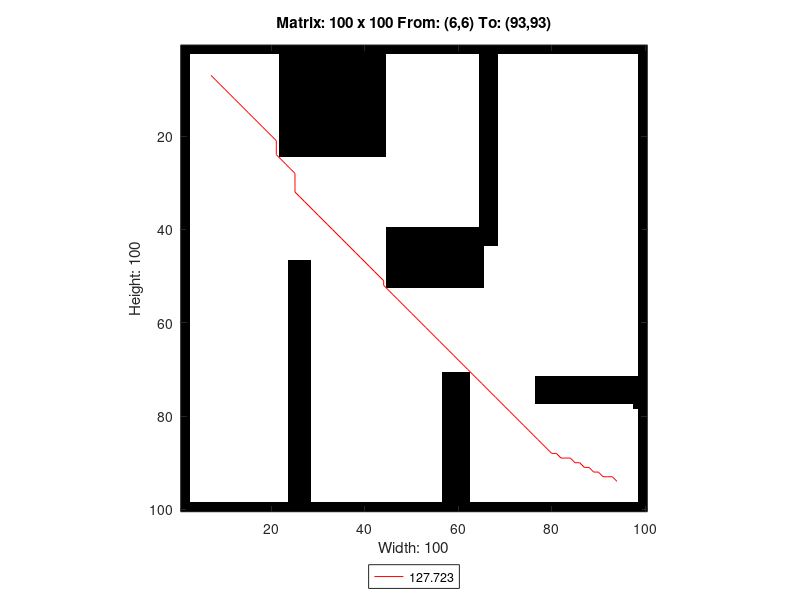

Write MATLAB code to recreate this figure.
A=[0 0 0 0 0 0 0 0 0 0 0 0 0 0 0 0 0 0 0 0 0 0 0 0 0 0 0 0 0 0 0 0 0 0 0 0 0 0 0 0 0 0 0 0 0 0 0 0 0 0 0 0 0 0 0 0 0 0 0 0 0 0 0 0 0 0 0 0 0 0 0 0 0 0 0 0 0 0 0 0 0 0 0 0 0 0 0 0 0 0 0 0 0 0 0 0 0 0 0 0 ;
0 0 0 0 0 0 0 0 0 0 0 0 0 0 0 0 0 0 0 0 0 0 0 0 0 0 0 0 0 0 0 0 0 0 0 0 0 0 0 0 0 0 0 0 0 0 0 0 0 0 0 0 0 0 0 0 0 0 0 0 0 0 0 0 0 0 0 0 0 0 0 0 0 0 0 0 0 0 0 0 0 0 0 0 0 0 0 0 0 0 0 0 0 0 0 0 0 0 0 0 ;
0 0 1 1 1 1 1 1 1 1 1 1 1 1 1 1 1 1 1 1 1 0 0 0 0 0 0 0 0 0 0 0 0 0 0 0 0 0 0 0 0 0 0 0 1 1 1 1 1 1 1 1 1 1 1 1 1 1 1 1 1 1 1 1 0 0 0 0 1 1 1 1 1 1 1 1 1 1 1 1 1 1 1 1 1 1 1 1 1 1 1 1 1 1 1 1 1 1 0 0 ;
0 0 1 1 1 1 1 1 1 1 1 1 1 1 1 1 1 1 1 1 1 0 0 0 0 0 0 0 0 0 0 0 0 0 0 0 0 0 0 0 0 0 0 0 1 1 1 1 1 1 1 1 1 1 1 1 1 1 1 1 1 1 1 1 0 0 0 0 1 1 1 1 1 1 1 1 1 1 1 1 1 1 1 1 1 1 1 1 1 1 1 1 1 1 1 1 1 1 0 0 ;
0 0 1 1 1 1 1 1 1 1 1 1 1 1 1 1 1 1 1 1 1 0 0 0 0 0 0 0 0 0 0 0 0 0 0 0 0 0 0 0 0 0 0 0 1 1 1 1 1 1 1 1 1 1 1 1 1 1 1 1 1 1 1 1 0 0 0 0 1 1 1 1 1 1 1 1 1 1 1 1 1 1 1 1 1 1 1 1 1 1 1 1 1 1 1 1 1 1 0 0 ;
0 0 1 1 1 1 1 1 1 1 1 1 1 1 1 1 1 1 1 1 1 0 0 0 0 0 0 0 0 0 0 0 0 0 0 0 0 0 0 0 0 0 0 0 1 1 1 1 1 1 1 1 1 1 1 1 1 1 1 1 1 1 1 1 0 0 0 0 1 1 1 1 1 1 1 1 1 1 1 1 1 1 1 1 1 1 1 1 1 1 1 1 1 1 1 1 1 1 0 0 ;
0 0 1 1 1 1 1 1 1 1 1 1 1 1 1 1 1 1 1 1 1 0 0 0 0 0 0 0 0 0 0 0 0 0 0 0 0 0 0 0 0 0 0 0 1 1 1 1 1 1 1 1 1 1 1 1 1 1 1 1 1 1 1 1 0 0 0 0 1 1 1 1 1 1 1 1 1 1 1 1 1 1 1 1 1 1 1 1 1 1 1 1 1 1 1 1 1 1 0 0 ;
0 0 1 1 1 1 1 1 1 1 1 1 1 1 1 1 1 1 1 1 1 0 0 0 0 0 0 0 0 0 0 0 0 0 0 0 0 0 0 0 0 0 0 0 1 1 1 1 1 1 1 1 1 1 1 1 1 1 1 1 1 1 1 1 0 0 0 0 1 1 1 1 1 1 1 1 1 1 1 1 1 1 1 1 1 1 1 1 1 1 1 1 1 1 1 1 1 1 0 0 ;
0 0 1 1 1 1 1 1 1 1 1 1 1 1 1 1 1 1 1 1 1 0 0 0 0 0 0 0 0 0 0 0 0 0 0 0 0 0 0 0 0 0 0 0 1 1 1 1 1 1 1 1 1 1 1 1 1 1 1 1 1 1 1 1 0 0 0 0 1 1 1 1 1 1 1 1 1 1 1 1 1 1 1 1 1 1 1 1 1 1 1 1 1 1 1 1 1 1 0 0 ;
0 0 1 1 1 1 1 1 1 1 1 1 1 1 1 1 1 1 1 1 1 0 0 0 0 0 0 0 0 0 0 0 0 0 0 0 0 0 0 0 0 0 0 0 1 1 1 1 1 1 1 1 1 1 1 1 1 1 1 1 1 1 1 1 0 0 0 0 1 1 1 1 1 1 1 1 1 1 1 1 1 1 1 1 1 1 1 1 1 1 1 1 1 1 1 1 1 1 0 0 ;
0 0 1 1 1 1 1 1 1 1 1 1 1 1 1 1 1 1 1 1 1 0 0 0 0 0 0 0 0 0 0 0 0 0 0 0 0 0 0 0 0 0 0 0 1 1 1 1 1 1 1 1 1 1 1 1 1 1 1 1 1 1 1 1 0 0 0 0 1 1 1 1 1 1 1 1 1 1 1 1 1 1 1 1 1 1 1 1 1 1 1 1 1 1 1 1 1 1 0 0 ;
0 0 1 1 1 1 1 1 1 1 1 1 1 1 1 1 1 1 1 1 1 0 0 0 0 0 0 0 0 0 0 0 0 0 0 0 0 0 0 0 0 0 0 0 1 1 1 1 1 1 1 1 1 1 1 1 1 1 1 1 1 1 1 1 0 0 0 0 1 1 1 1 1 1 1 1 1 1 1 1 1 1 1 1 1 1 1 1 1 1 1 1 1 1 1 1 1 1 0 0 ;
0 0 1 1 1 1 1 1 1 1 1 1 1 1 1 1 1 1 1 1 1 0 0 0 0 0 0 0 0 0 0 0 0 0 0 0 0 0 0 0 0 0 0 0 1 1 1 1 1 1 1 1 1 1 1 1 1 1 1 1 1 1 1 1 0 0 0 0 1 1 1 1 1 1 1 1 1 1 1 1 1 1 1 1 1 1 1 1 1 1 1 1 1 1 1 1 1 1 0 0 ;
0 0 1 1 1 1 1 1 1 1 1 1 1 1 1 1 1 1 1 1 1 0 0 0 0 0 0 0 0 0 0 0 0 0 0 0 0 0 0 0 0 0 0 0 1 1 1 1 1 1 1 1 1 1 1 1 1 1 1 1 1 1 1 1 0 0 0 0 1 1 1 1 1 1 1 1 1 1 1 1 1 1 1 1 1 1 1 1 1 1 1 1 1 1 1 1 1 1 0 0 ;
0 0 1 1 1 1 1 1 1 1 1 1 1 1 1 1 1 1 1 1 1 0 0 0 0 0 0 0 0 0 0 0 0 0 0 0 0 0 0 0 0 0 0 0 1 1 1 1 1 1 1 1 1 1 1 1 1 1 1 1 1 1 1 1 0 0 0 0 1 1 1 1 1 1 1 1 1 1 1 1 1 1 1 1 1 1 1 1 1 1 1 1 1 1 1 1 1 1 0 0 ;
0 0 1 1 1 1 1 1 1 1 1 1 1 1 1 1 1 1 1 1 1 0 0 0 0 0 0 0 0 0 0 0 0 0 0 0 0 0 0 0 0 0 0 0 1 1 1 1 1 1 1 1 1 1 1 1 1 1 1 1 1 1 1 1 0 0 0 0 1 1 1 1 1 1 1 1 1 1 1 1 1 1 1 1 1 1 1 1 1 1 1 1 1 1 1 1 1 1 0 0 ;
0 0 1 1 1 1 1 1 1 1 1 1 1 1 1 1 1 1 1 1 1 0 0 0 0 0 0 0 0 0 0 0 0 0 0 0 0 0 0 0 0 0 0 0 1 1 1 1 1 1 1 1 1 1 1 1 1 1 1 1 1 1 1 1 0 0 0 0 1 1 1 1 1 1 1 1 1 1 1 1 1 1 1 1 1 1 1 1 1 1 1 1 1 1 1 1 1 1 0 0 ;
0 0 1 1 1 1 1 1 1 1 1 1 1 1 1 1 1 1 1 1 1 0 0 0 0 0 0 0 0 0 0 0 0 0 0 0 0 0 0 0 0 0 0 0 1 1 1 1 1 1 1 1 1 1 1 1 1 1 1 1 1 1 1 1 0 0 0 0 1 1 1 1 1 1 1 1 1 1 1 1 1 1 1 1 1 1 1 1 1 1 1 1 1 1 1 1 1 1 0 0 ;
0 0 1 1 1 1 1 1 1 1 1 1 1 1 1 1 1 1 1 1 1 0 0 0 0 0 0 0 0 0 0 0 0 0 0 0 0 0 0 0 0 0 0 0 1 1 1 1 1 1 1 1 1 1 1 1 1 1 1 1 1 1 1 1 0 0 0 0 1 1 1 1 1 1 1 1 1 1 1 1 1 1 1 1 1 1 1 1 1 1 1 1 1 1 1 1 1 1 0 0 ;
0 0 1 1 1 1 1 1 1 1 1 1 1 1 1 1 1 1 1 1 1 0 0 0 0 0 0 0 0 0 0 0 0 0 0 0 0 0 0 0 0 0 0 0 1 1 1 1 1 1 1 1 1 1 1 1 1 1 1 1 1 1 1 1 0 0 0 0 1 1 1 1 1 1 1 1 1 1 1 1 1 1 1 1 1 1 1 1 1 1 1 1 1 1 1 1 1 1 0 0 ;
0 0 1 1 1 1 1 1 1 1 1 1 1 1 1 1 1 1 1 1 1 0 0 0 0 0 0 0 0 0 0 0 0 0 0 0 0 0 0 0 0 0 0 0 1 1 1 1 1 1 1 1 1 1 1 1 1 1 1 1 1 1 1 1 0 0 0 0 1 1 1 1 1 1 1 1 1 1 1 1 1 1 1 1 1 1 1 1 1 1 1 1 1 1 1 1 1 1 0 0 ;
0 0 1 1 1 1 1 1 1 1 1 1 1 1 1 1 1 1 1 1 1 0 0 0 0 0 0 0 0 0 0 0 0 0 0 0 0 0 0 0 0 0 0 0 1 1 1 1 1 1 1 1 1 1 1 1 1 1 1 1 1 1 1 1 0 0 0 0 1 1 1 1 1 1 1 1 1 1 1 1 1 1 1 1 1 1 1 1 1 1 1 1 1 1 1 1 1 1 0 0 ;
0 0 1 1 1 1 1 1 1 1 1 1 1 1 1 1 1 1 1 1 1 0 0 0 0 0 0 0 0 0 0 0 0 0 0 0 0 0 0 0 0 0 0 0 1 1 1 1 1 1 1 1 1 1 1 1 1 1 1 1 1 1 1 1 0 0 0 0 1 1 1 1 1 1 1 1 1 1 1 1 1 1 1 1 1 1 1 1 1 1 1 1 1 1 1 1 1 1 0 0 ;
0 0 1 1 1 1 1 1 1 1 1 1 1 1 1 1 1 1 1 1 1 0 0 0 0 0 0 0 0 0 0 0 0 0 0 0 0 0 0 0 0 0 0 0 1 1 1 1 1 1 1 1 1 1 1 1 1 1 1 1 1 1 1 1 0 0 0 0 1 1 1 1 1 1 1 1 1 1 1 1 1 1 1 1 1 1 1 1 1 1 1 1 1 1 1 1 1 1 0 0 ;
0 0 1 1 1 1 1 1 1 1 1 1 1 1 1 1 1 1 1 1 1 1 1 1 1 1 1 1 1 1 1 1 1 1 1 1 1 1 1 1 1 1 1 1 1 1 1 1 1 1 1 1 1 1 1 1 1 1 1 1 1 1 1 1 0 0 0 0 1 1 1 1 1 1 1 1 1 1 1 1 1 1 1 1 1 1 1 1 1 1 1 1 1 1 1 1 1 1 0 0 ;
0 0 1 1 1 1 1 1 1 1 1 1 1 1 1 1 1 1 1 1 1 1 1 1 1 1 1 1 1 1 1 1 1 1 1 1 1 1 1 1 1 1 1 1 1 1 1 1 1 1 1 1 1 1 1 1 1 1 1 1 1 1 1 1 0 0 0 0 1 1 1 1 1 1 1 1 1 1 1 1 1 1 1 1 1 1 1 1 1 1 1 1 1 1 1 1 1 1 0 0 ;
0 0 1 1 1 1 1 1 1 1 1 1 1 1 1 1 1 1 1 1 1 1 1 1 1 1 1 1 1 1 1 1 1 1 1 1 1 1 1 1 1 1 1 1 1 1 1 1 1 1 1 1 1 1 1 1 1 1 1 1 1 1 1 1 0 0 0 0 1 1 1 1 1 1 1 1 1 1 1 1 1 1 1 1 1 1 1 1 1 1 1 1 1 1 1 1 1 1 0 0 ;
0 0 1 1 1 1 1 1 1 1 1 1 1 1 1 1 1 1 1 1 1 1 1 1 1 1 1 1 1 1 1 1 1 1 1 1 1 1 1 1 1 1 1 1 1 1 1 1 1 1 1 1 1 1 1 1 1 1 1 1 1 1 1 1 0 0 0 0 1 1 1 1 1 1 1 1 1 1 1 1 1 1 1 1 1 1 1 1 1 1 1 1 1 1 1 1 1 1 0 0 ;
0 0 1 1 1 1 1 1 1 1 1 1 1 1 1 1 1 1 1 1 1 1 1 1 1 1 1 1 1 1 1 1 1 1 1 1 1 1 1 1 1 1 1 1 1 1 1 1 1 1 1 1 1 1 1 1 1 1 1 1 1 1 1 1 0 0 0 0 1 1 1 1 1 1 1 1 1 1 1 1 1 1 1 1 1 1 1 1 1 1 1 1 1 1 1 1 1 1 0 0 ;
0 0 1 1 1 1 1 1 1 1 1 1 1 1 1 1 1 1 1 1 1 1 1 1 1 1 1 1 1 1 1 1 1 1 1 1 1 1 1 1 1 1 1 1 1 1 1 1 1 1 1 1 1 1 1 1 1 1 1 1 1 1 1 1 0 0 0 0 1 1 1 1 1 1 1 1 1 1 1 1 1 1 1 1 1 1 1 1 1 1 1 1 1 1 1 1 1 1 0 0 ;
0 0 1 1 1 1 1 1 1 1 1 1 1 1 1 1 1 1 1 1 1 1 1 1 1 1 1 1 1 1 1 1 1 1 1 1 1 1 1 1 1 1 1 1 1 1 1 1 1 1 1 1 1 1 1 1 1 1 1 1 1 1 1 1 0 0 0 0 1 1 1 1 1 1 1 1 1 1 1 1 1 1 1 1 1 1 1 1 1 1 1 1 1 1 1 1 1 1 0 0 ;
0 0 1 1 1 1 1 1 1 1 1 1 1 1 1 1 1 1 1 1 1 1 1 1 1 1 1 1 1 1 1 1 1 1 1 1 1 1 1 1 1 1 1 1 1 1 1 1 1 1 1 1 1 1 1 1 1 1 1 1 1 1 1 1 0 0 0 0 1 1 1 1 1 1 1 1 1 1 1 1 1 1 1 1 1 1 1 1 1 1 1 1 1 1 1 1 1 1 0 0 ;
0 0 1 1 1 1 1 1 1 1 1 1 1 1 1 1 1 1 1 1 1 1 1 1 1 1 1 1 1 1 1 1 1 1 1 1 1 1 1 1 1 1 1 1 1 1 1 1 1 1 1 1 1 1 1 1 1 1 1 1 1 1 1 1 0 0 0 0 1 1 1 1 1 1 1 1 1 1 1 1 1 1 1 1 1 1 1 1 1 1 1 1 1 1 1 1 1 1 0 0 ;
0 0 1 1 1 1 1 1 1 1 1 1 1 1 1 1 1 1 1 1 1 1 1 1 1 1 1 1 1 1 1 1 1 1 1 1 1 1 1 1 1 1 1 1 1 1 1 1 1 1 1 1 1 1 1 1 1 1 1 1 1 1 1 1 0 0 0 0 1 1 1 1 1 1 1 1 1 1 1 1 1 1 1 1 1 1 1 1 1 1 1 1 1 1 1 1 1 1 0 0 ;
0 0 1 1 1 1 1 1 1 1 1 1 1 1 1 1 1 1 1 1 1 1 1 1 1 1 1 1 1 1 1 1 1 1 1 1 1 1 1 1 1 1 1 1 1 1 1 1 1 1 1 1 1 1 1 1 1 1 1 1 1 1 1 1 0 0 0 0 1 1 1 1 1 1 1 1 1 1 1 1 1 1 1 1 1 1 1 1 1 1 1 1 1 1 1 1 1 1 0 0 ;
0 0 1 1 1 1 1 1 1 1 1 1 1 1 1 1 1 1 1 1 1 1 1 1 1 1 1 1 1 1 1 1 1 1 1 1 1 1 1 1 1 1 1 1 1 1 1 1 1 1 1 1 1 1 1 1 1 1 1 1 1 1 1 1 0 0 0 0 1 1 1 1 1 1 1 1 1 1 1 1 1 1 1 1 1 1 1 1 1 1 1 1 1 1 1 1 1 1 0 0 ;
0 0 1 1 1 1 1 1 1 1 1 1 1 1 1 1 1 1 1 1 1 1 1 1 1 1 1 1 1 1 1 1 1 1 1 1 1 1 1 1 1 1 1 1 1 1 1 1 1 1 1 1 1 1 1 1 1 1 1 1 1 1 1 1 0 0 0 0 1 1 1 1 1 1 1 1 1 1 1 1 1 1 1 1 1 1 1 1 1 1 1 1 1 1 1 1 1 1 0 0 ;
0 0 1 1 1 1 1 1 1 1 1 1 1 1 1 1 1 1 1 1 1 1 1 1 1 1 1 1 1 1 1 1 1 1 1 1 1 1 1 1 1 1 1 1 1 1 1 1 1 1 1 1 1 1 1 1 1 1 1 1 1 1 1 1 0 0 0 0 1 1 1 1 1 1 1 1 1 1 1 1 1 1 1 1 1 1 1 1 1 1 1 1 1 1 1 1 1 1 0 0 ;
0 0 1 1 1 1 1 1 1 1 1 1 1 1 1 1 1 1 1 1 1 1 1 1 1 1 1 1 1 1 1 1 1 1 1 1 1 1 1 1 1 1 1 1 1 1 1 1 1 1 1 1 1 1 1 1 1 1 1 1 1 1 1 1 0 0 0 0 1 1 1 1 1 1 1 1 1 1 1 1 1 1 1 1 1 1 1 1 1 1 1 1 1 1 1 1 1 1 0 0 ;
0 0 1 1 1 1 1 1 1 1 1 1 1 1 1 1 1 1 1 1 1 1 1 1 1 1 1 1 1 1 1 1 1 1 1 1 1 1 1 1 1 1 1 1 0 0 0 0 0 0 0 0 0 0 0 0 0 0 0 0 0 0 0 0 0 0 0 0 1 1 1 1 1 1 1 1 1 1 1 1 1 1 1 1 1 1 1 1 1 1 1 1 1 1 1 1 1 1 0 0 ;
0 0 1 1 1 1 1 1 1 1 1 1 1 1 1 1 1 1 1 1 1 1 1 1 1 1 1 1 1 1 1 1 1 1 1 1 1 1 1 1 1 1 1 1 0 0 0 0 0 0 0 0 0 0 0 0 0 0 0 0 0 0 0 0 0 0 0 0 1 1 1 1 1 1 1 1 1 1 1 1 1 1 1 1 1 1 1 1 1 1 1 1 1 1 1 1 1 1 0 0 ;
0 0 1 1 1 1 1 1 1 1 1 1 1 1 1 1 1 1 1 1 1 1 1 1 1 1 1 1 1 1 1 1 1 1 1 1 1 1 1 1 1 1 1 1 0 0 0 0 0 0 0 0 0 0 0 0 0 0 0 0 0 0 0 0 0 0 0 0 1 1 1 1 1 1 1 1 1 1 1 1 1 1 1 1 1 1 1 1 1 1 1 1 1 1 1 1 1 1 0 0 ;
0 0 1 1 1 1 1 1 1 1 1 1 1 1 1 1 1 1 1 1 1 1 1 1 1 1 1 1 1 1 1 1 1 1 1 1 1 1 1 1 1 1 1 1 0 0 0 0 0 0 0 0 0 0 0 0 0 0 0 0 0 0 0 0 0 0 0 0 1 1 1 1 1 1 1 1 1 1 1 1 1 1 1 1 1 1 1 1 1 1 1 1 1 1 1 1 1 1 0 0 ;
0 0 1 1 1 1 1 1 1 1 1 1 1 1 1 1 1 1 1 1 1 1 1 1 1 1 1 1 1 1 1 1 1 1 1 1 1 1 1 1 1 1 1 1 0 0 0 0 0 0 0 0 0 0 0 0 0 0 0 0 0 0 0 0 0 1 1 1 1 1 1 1 1 1 1 1 1 1 1 1 1 1 1 1 1 1 1 1 1 1 1 1 1 1 1 1 1 1 0 0 ;
0 0 1 1 1 1 1 1 1 1 1 1 1 1 1 1 1 1 1 1 1 1 1 1 1 1 1 1 1 1 1 1 1 1 1 1 1 1 1 1 1 1 1 1 0 0 0 0 0 0 0 0 0 0 0 0 0 0 0 0 0 0 0 0 0 1 1 1 1 1 1 1 1 1 1 1 1 1 1 1 1 1 1 1 1 1 1 1 1 1 1 1 1 1 1 1 1 1 0 0 ;
0 0 1 1 1 1 1 1 1 1 1 1 1 1 1 1 1 1 1 1 1 1 1 1 1 1 1 1 1 1 1 1 1 1 1 1 1 1 1 1 1 1 1 1 0 0 0 0 0 0 0 0 0 0 0 0 0 0 0 0 0 0 0 0 0 1 1 1 1 1 1 1 1 1 1 1 1 1 1 1 1 1 1 1 1 1 1 1 1 1 1 1 1 1 1 1 1 1 0 0 ;
0 0 1 1 1 1 1 1 1 1 1 1 1 1 1 1 1 1 1 1 1 1 1 0 0 0 0 0 1 1 1 1 1 1 1 1 1 1 1 1 1 1 1 1 0 0 0 0 0 0 0 0 0 0 0 0 0 0 0 0 0 0 0 0 0 1 1 1 1 1 1 1 1 1 1 1 1 1 1 1 1 1 1 1 1 1 1 1 1 1 1 1 1 1 1 1 1 1 0 0 ;
0 0 1 1 1 1 1 1 1 1 1 1 1 1 1 1 1 1 1 1 1 1 1 0 0 0 0 0 1 1 1 1 1 1 1 1 1 1 1 1 1 1 1 1 0 0 0 0 0 0 0 0 0 0 0 0 0 0 0 0 0 0 0 0 0 1 1 1 1 1 1 1 1 1 1 1 1 1 1 1 1 1 1 1 1 1 1 1 1 1 1 1 1 1 1 1 1 1 0 0 ;
0 0 1 1 1 1 1 1 1 1 1 1 1 1 1 1 1 1 1 1 1 1 1 0 0 0 0 0 1 1 1 1 1 1 1 1 1 1 1 1 1 1 1 1 0 0 0 0 0 0 0 0 0 0 0 0 0 0 0 0 0 0 0 0 0 1 1 1 1 1 1 1 1 1 1 1 1 1 1 1 1 1 1 1 1 1 1 1 1 1 1 1 1 1 1 1 1 1 0 0 ;
0 0 1 1 1 1 1 1 1 1 1 1 1 1 1 1 1 1 1 1 1 1 1 0 0 0 0 0 1 1 1 1 1 1 1 1 1 1 1 1 1 1 1 1 0 0 0 0 0 0 0 0 0 0 0 0 0 0 0 0 0 0 0 0 0 1 1 1 1 1 1 1 1 1 1 1 1 1 1 1 1 1 1 1 1 1 1 1 1 1 1 1 1 1 1 1 1 1 0 0 ;
0 0 1 1 1 1 1 1 1 1 1 1 1 1 1 1 1 1 1 1 1 1 1 0 0 0 0 0 1 1 1 1 1 1 1 1 1 1 1 1 1 1 1 1 0 0 0 0 0 0 0 0 0 0 0 0 0 0 0 0 0 0 0 0 0 1 1 1 1 1 1 1 1 1 1 1 1 1 1 1 1 1 1 1 1 1 1 1 1 1 1 1 1 1 1 1 1 1 0 0 ;
0 0 1 1 1 1 1 1 1 1 1 1 1 1 1 1 1 1 1 1 1 1 1 0 0 0 0 0 1 1 1 1 1 1 1 1 1 1 1 1 1 1 1 1 0 0 0 0 0 0 0 0 0 0 0 0 0 0 0 0 0 0 0 0 0 1 1 1 1 1 1 1 1 1 1 1 1 1 1 1 1 1 1 1 1 1 1 1 1 1 1 1 1 1 1 1 1 1 0 0 ;
0 0 1 1 1 1 1 1 1 1 1 1 1 1 1 1 1 1 1 1 1 1 1 0 0 0 0 0 1 1 1 1 1 1 1 1 1 1 1 1 1 1 1 1 1 1 1 1 1 1 1 1 1 1 1 1 1 1 1 1 1 1 1 1 1 1 1 1 1 1 1 1 1 1 1 1 1 1 1 1 1 1 1 1 1 1 1 1 1 1 1 1 1 1 1 1 1 1 0 0 ;
0 0 1 1 1 1 1 1 1 1 1 1 1 1 1 1 1 1 1 1 1 1 1 0 0 0 0 0 1 1 1 1 1 1 1 1 1 1 1 1 1 1 1 1 1 1 1 1 1 1 1 1 1 1 1 1 1 1 1 1 1 1 1 1 1 1 1 1 1 1 1 1 1 1 1 1 1 1 1 1 1 1 1 1 1 1 1 1 1 1 1 1 1 1 1 1 1 1 0 0 ;
0 0 1 1 1 1 1 1 1 1 1 1 1 1 1 1 1 1 1 1 1 1 1 0 0 0 0 0 1 1 1 1 1 1 1 1 1 1 1 1 1 1 1 1 1 1 1 1 1 1 1 1 1 1 1 1 1 1 1 1 1 1 1 1 1 1 1 1 1 1 1 1 1 1 1 1 1 1 1 1 1 1 1 1 1 1 1 1 1 1 1 1 1 1 1 1 1 1 0 0 ;
0 0 1 1 1 1 1 1 1 1 1 1 1 1 1 1 1 1 1 1 1 1 1 0 0 0 0 0 1 1 1 1 1 1 1 1 1 1 1 1 1 1 1 1 1 1 1 1 1 1 1 1 1 1 1 1 1 1 1 1 1 1 1 1 1 1 1 1 1 1 1 1 1 1 1 1 1 1 1 1 1 1 1 1 1 1 1 1 1 1 1 1 1 1 1 1 1 1 0 0 ;
0 0 1 1 1 1 1 1 1 1 1 1 1 1 1 1 1 1 1 1 1 1 1 0 0 0 0 0 1 1 1 1 1 1 1 1 1 1 1 1 1 1 1 1 1 1 1 1 1 1 1 1 1 1 1 1 1 1 1 1 1 1 1 1 1 1 1 1 1 1 1 1 1 1 1 1 1 1 1 1 1 1 1 1 1 1 1 1 1 1 1 1 1 1 1 1 1 1 0 0 ;
0 0 1 1 1 1 1 1 1 1 1 1 1 1 1 1 1 1 1 1 1 1 1 0 0 0 0 0 1 1 1 1 1 1 1 1 1 1 1 1 1 1 1 1 1 1 1 1 1 1 1 1 1 1 1 1 1 1 1 1 1 1 1 1 1 1 1 1 1 1 1 1 1 1 1 1 1 1 1 1 1 1 1 1 1 1 1 1 1 1 1 1 1 1 1 1 1 1 0 0 ;
0 0 1 1 1 1 1 1 1 1 1 1 1 1 1 1 1 1 1 1 1 1 1 0 0 0 0 0 1 1 1 1 1 1 1 1 1 1 1 1 1 1 1 1 1 1 1 1 1 1 1 1 1 1 1 1 1 1 1 1 1 1 1 1 1 1 1 1 1 1 1 1 1 1 1 1 1 1 1 1 1 1 1 1 1 1 1 1 1 1 1 1 1 1 1 1 1 1 0 0 ;
0 0 1 1 1 1 1 1 1 1 1 1 1 1 1 1 1 1 1 1 1 1 1 0 0 0 0 0 1 1 1 1 1 1 1 1 1 1 1 1 1 1 1 1 1 1 1 1 1 1 1 1 1 1 1 1 1 1 1 1 1 1 1 1 1 1 1 1 1 1 1 1 1 1 1 1 1 1 1 1 1 1 1 1 1 1 1 1 1 1 1 1 1 1 1 1 1 1 0 0 ;
0 0 1 1 1 1 1 1 1 1 1 1 1 1 1 1 1 1 1 1 1 1 1 0 0 0 0 0 1 1 1 1 1 1 1 1 1 1 1 1 1 1 1 1 1 1 1 1 1 1 1 1 1 1 1 1 1 1 1 1 1 1 1 1 1 1 1 1 1 1 1 1 1 1 1 1 1 1 1 1 1 1 1 1 1 1 1 1 1 1 1 1 1 1 1 1 1 1 0 0 ;
0 0 1 1 1 1 1 1 1 1 1 1 1 1 1 1 1 1 1 1 1 1 1 0 0 0 0 0 1 1 1 1 1 1 1 1 1 1 1 1 1 1 1 1 1 1 1 1 1 1 1 1 1 1 1 1 1 1 1 1 1 1 1 1 1 1 1 1 1 1 1 1 1 1 1 1 1 1 1 1 1 1 1 1 1 1 1 1 1 1 1 1 1 1 1 1 1 1 0 0 ;
0 0 1 1 1 1 1 1 1 1 1 1 1 1 1 1 1 1 1 1 1 1 1 0 0 0 0 0 1 1 1 1 1 1 1 1 1 1 1 1 1 1 1 1 1 1 1 1 1 1 1 1 1 1 1 1 1 1 1 1 1 1 1 1 1 1 1 1 1 1 1 1 1 1 1 1 1 1 1 1 1 1 1 1 1 1 1 1 1 1 1 1 1 1 1 1 1 1 0 0 ;
0 0 1 1 1 1 1 1 1 1 1 1 1 1 1 1 1 1 1 1 1 1 1 0 0 0 0 0 1 1 1 1 1 1 1 1 1 1 1 1 1 1 1 1 1 1 1 1 1 1 1 1 1 1 1 1 1 1 1 1 1 1 1 1 1 1 1 1 1 1 1 1 1 1 1 1 1 1 1 1 1 1 1 1 1 1 1 1 1 1 1 1 1 1 1 1 1 1 0 0 ;
0 0 1 1 1 1 1 1 1 1 1 1 1 1 1 1 1 1 1 1 1 1 1 0 0 0 0 0 1 1 1 1 1 1 1 1 1 1 1 1 1 1 1 1 1 1 1 1 1 1 1 1 1 1 1 1 1 1 1 1 1 1 1 1 1 1 1 1 1 1 1 1 1 1 1 1 1 1 1 1 1 1 1 1 1 1 1 1 1 1 1 1 1 1 1 1 1 1 0 0 ;
0 0 1 1 1 1 1 1 1 1 1 1 1 1 1 1 1 1 1 1 1 1 1 0 0 0 0 0 1 1 1 1 1 1 1 1 1 1 1 1 1 1 1 1 1 1 1 1 1 1 1 1 1 1 1 1 1 1 1 1 1 1 1 1 1 1 1 1 1 1 1 1 1 1 1 1 1 1 1 1 1 1 1 1 1 1 1 1 1 1 1 1 1 1 1 1 1 1 0 0 ;
0 0 1 1 1 1 1 1 1 1 1 1 1 1 1 1 1 1 1 1 1 1 1 0 0 0 0 0 1 1 1 1 1 1 1 1 1 1 1 1 1 1 1 1 1 1 1 1 1 1 1 1 1 1 1 1 1 1 1 1 1 1 1 1 1 1 1 1 1 1 1 1 1 1 1 1 1 1 1 1 1 1 1 1 1 1 1 1 1 1 1 1 1 1 1 1 1 1 0 0 ;
0 0 1 1 1 1 1 1 1 1 1 1 1 1 1 1 1 1 1 1 1 1 1 0 0 0 0 0 1 1 1 1 1 1 1 1 1 1 1 1 1 1 1 1 1 1 1 1 1 1 1 1 1 1 1 1 1 1 1 1 1 1 1 1 1 1 1 1 1 1 1 1 1 1 1 1 1 1 1 1 1 1 1 1 1 1 1 1 1 1 1 1 1 1 1 1 1 1 0 0 ;
0 0 1 1 1 1 1 1 1 1 1 1 1 1 1 1 1 1 1 1 1 1 1 0 0 0 0 0 1 1 1 1 1 1 1 1 1 1 1 1 1 1 1 1 1 1 1 1 1 1 1 1 1 1 1 1 1 1 1 1 1 1 1 1 1 1 1 1 1 1 1 1 1 1 1 1 1 1 1 1 1 1 1 1 1 1 1 1 1 1 1 1 1 1 1 1 1 1 0 0 ;
0 0 1 1 1 1 1 1 1 1 1 1 1 1 1 1 1 1 1 1 1 1 1 0 0 0 0 0 1 1 1 1 1 1 1 1 1 1 1 1 1 1 1 1 1 1 1 1 1 1 1 1 1 1 1 1 1 1 1 1 1 1 1 1 1 1 1 1 1 1 1 1 1 1 1 1 1 1 1 1 1 1 1 1 1 1 1 1 1 1 1 1 1 1 1 1 1 1 0 0 ;
0 0 1 1 1 1 1 1 1 1 1 1 1 1 1 1 1 1 1 1 1 1 1 0 0 0 0 0 1 1 1 1 1 1 1 1 1 1 1 1 1 1 1 1 1 1 1 1 1 1 1 1 1 1 1 1 0 0 0 0 0 0 1 1 1 1 1 1 1 1 1 1 1 1 1 1 1 1 1 1 1 1 1 1 1 1 1 1 1 1 1 1 1 1 1 1 1 1 0 0 ;
0 0 1 1 1 1 1 1 1 1 1 1 1 1 1 1 1 1 1 1 1 1 1 0 0 0 0 0 1 1 1 1 1 1 1 1 1 1 1 1 1 1 1 1 1 1 1 1 1 1 1 1 1 1 1 1 0 0 0 0 0 0 1 1 1 1 1 1 1 1 1 1 1 1 1 1 0 0 0 0 0 0 0 0 0 0 0 0 0 0 0 0 0 0 0 0 0 0 0 0 ;
0 0 1 1 1 1 1 1 1 1 1 1 1 1 1 1 1 1 1 1 1 1 1 0 0 0 0 0 1 1 1 1 1 1 1 1 1 1 1 1 1 1 1 1 1 1 1 1 1 1 1 1 1 1 1 1 0 0 0 0 0 0 1 1 1 1 1 1 1 1 1 1 1 1 1 1 0 0 0 0 0 0 0 0 0 0 0 0 0 0 0 0 0 0 0 0 0 0 0 0 ;
0 0 1 1 1 1 1 1 1 1 1 1 1 1 1 1 1 1 1 1 1 1 1 0 0 0 0 0 1 1 1 1 1 1 1 1 1 1 1 1 1 1 1 1 1 1 1 1 1 1 1 1 1 1 1 1 0 0 0 0 0 0 1 1 1 1 1 1 1 1 1 1 1 1 1 1 0 0 0 0 0 0 0 0 0 0 0 0 0 0 0 0 0 0 0 0 0 0 0 0 ;
0 0 1 1 1 1 1 1 1 1 1 1 1 1 1 1 1 1 1 1 1 1 1 0 0 0 0 0 1 1 1 1 1 1 1 1 1 1 1 1 1 1 1 1 1 1 1 1 1 1 1 1 1 1 1 1 0 0 0 0 0 0 1 1 1 1 1 1 1 1 1 1 1 1 1 1 0 0 0 0 0 0 0 0 0 0 0 0 0 0 0 0 0 0 0 0 0 0 0 0 ;
0 0 1 1 1 1 1 1 1 1 1 1 1 1 1 1 1 1 1 1 1 1 1 0 0 0 0 0 1 1 1 1 1 1 1 1 1 1 1 1 1 1 1 1 1 1 1 1 1 1 1 1 1 1 1 1 0 0 0 0 0 0 1 1 1 1 1 1 1 1 1 1 1 1 1 1 0 0 0 0 0 0 0 0 0 0 0 0 0 0 0 0 0 0 0 0 0 0 0 0 ;
0 0 1 1 1 1 1 1 1 1 1 1 1 1 1 1 1 1 1 1 1 1 1 0 0 0 0 0 1 1 1 1 1 1 1 1 1 1 1 1 1 1 1 1 1 1 1 1 1 1 1 1 1 1 1 1 0 0 0 0 0 0 1 1 1 1 1 1 1 1 1 1 1 1 1 1 0 0 0 0 0 0 0 0 0 0 0 0 0 0 0 0 0 0 0 0 0 0 0 0 ;
0 0 1 1 1 1 1 1 1 1 1 1 1 1 1 1 1 1 1 1 1 1 1 0 0 0 0 0 1 1 1 1 1 1 1 1 1 1 1 1 1 1 1 1 1 1 1 1 1 1 1 1 1 1 1 1 0 0 0 0 0 0 1 1 1 1 1 1 1 1 1 1 1 1 1 1 1 1 1 1 1 1 1 1 1 1 1 1 1 1 1 1 1 1 1 1 1 0 0 0 ;
0 0 1 1 1 1 1 1 1 1 1 1 1 1 1 1 1 1 1 1 1 1 1 0 0 0 0 0 1 1 1 1 1 1 1 1 1 1 1 1 1 1 1 1 1 1 1 1 1 1 1 1 1 1 1 1 0 0 0 0 0 0 1 1 1 1 1 1 1 1 1 1 1 1 1 1 1 1 1 1 1 1 1 1 1 1 1 1 1 1 1 1 1 1 1 1 1 1 0 0 ;
0 0 1 1 1 1 1 1 1 1 1 1 1 1 1 1 1 1 1 1 1 1 1 0 0 0 0 0 1 1 1 1 1 1 1 1 1 1 1 1 1 1 1 1 1 1 1 1 1 1 1 1 1 1 1 1 0 0 0 0 0 0 1 1 1 1 1 1 1 1 1 1 1 1 1 1 1 1 1 1 1 1 1 1 1 1 1 1 1 1 1 1 1 1 1 1 1 1 0 0 ;
0 0 1 1 1 1 1 1 1 1 1 1 1 1 1 1 1 1 1 1 1 1 1 0 0 0 0 0 1 1 1 1 1 1 1 1 1 1 1 1 1 1 1 1 1 1 1 1 1 1 1 1 1 1 1 1 0 0 0 0 0 0 1 1 1 1 1 1 1 1 1 1 1 1 1 1 1 1 1 1 1 1 1 1 1 1 1 1 1 1 1 1 1 1 1 1 1 1 0 0 ;
0 0 1 1 1 1 1 1 1 1 1 1 1 1 1 1 1 1 1 1 1 1 1 0 0 0 0 0 1 1 1 1 1 1 1 1 1 1 1 1 1 1 1 1 1 1 1 1 1 1 1 1 1 1 1 1 0 0 0 0 0 0 1 1 1 1 1 1 1 1 1 1 1 1 1 1 1 1 1 1 1 1 1 1 1 1 1 1 1 1 1 1 1 1 1 1 1 1 0 0 ;
0 0 1 1 1 1 1 1 1 1 1 1 1 1 1 1 1 1 1 1 1 1 1 0 0 0 0 0 1 1 1 1 1 1 1 1 1 1 1 1 1 1 1 1 1 1 1 1 1 1 1 1 1 1 1 1 0 0 0 0 0 0 1 1 1 1 1 1 1 1 1 1 1 1 1 1 1 1 1 1 1 1 1 1 1 1 1 1 1 1 1 1 1 1 1 1 1 1 0 0 ;
0 0 1 1 1 1 1 1 1 1 1 1 1 1 1 1 1 1 1 1 1 1 1 0 0 0 0 0 1 1 1 1 1 1 1 1 1 1 1 1 1 1 1 1 1 1 1 1 1 1 1 1 1 1 1 1 0 0 0 0 0 0 1 1 1 1 1 1 1 1 1 1 1 1 1 1 1 1 1 1 1 1 1 1 1 1 1 1 1 1 1 1 1 1 1 1 1 1 0 0 ;
0 0 1 1 1 1 1 1 1 1 1 1 1 1 1 1 1 1 1 1 1 1 1 0 0 0 0 0 1 1 1 1 1 1 1 1 1 1 1 1 1 1 1 1 1 1 1 1 1 1 1 1 1 1 1 1 0 0 0 0 0 0 1 1 1 1 1 1 1 1 1 1 1 1 1 1 1 1 1 1 1 1 1 1 1 1 1 1 1 1 1 1 1 1 1 1 1 1 0 0 ;
0 0 1 1 1 1 1 1 1 1 1 1 1 1 1 1 1 1 1 1 1 1 1 0 0 0 0 0 1 1 1 1 1 1 1 1 1 1 1 1 1 1 1 1 1 1 1 1 1 1 1 1 1 1 1 1 0 0 0 0 0 0 1 1 1 1 1 1 1 1 1 1 1 1 1 1 1 1 1 1 1 1 1 1 1 1 1 1 1 1 1 1 1 1 1 1 1 1 0 0 ;
0 0 1 1 1 1 1 1 1 1 1 1 1 1 1 1 1 1 1 1 1 1 1 0 0 0 0 0 1 1 1 1 1 1 1 1 1 1 1 1 1 1 1 1 1 1 1 1 1 1 1 1 1 1 1 1 0 0 0 0 0 0 1 1 1 1 1 1 1 1 1 1 1 1 1 1 1 1 1 1 1 1 1 1 1 1 1 1 1 1 1 1 1 1 1 1 1 1 0 0 ;
0 0 1 1 1 1 1 1 1 1 1 1 1 1 1 1 1 1 1 1 1 1 1 0 0 0 0 0 1 1 1 1 1 1 1 1 1 1 1 1 1 1 1 1 1 1 1 1 1 1 1 1 1 1 1 1 0 0 0 0 0 0 1 1 1 1 1 1 1 1 1 1 1 1 1 1 1 1 1 1 1 1 1 1 1 1 1 1 1 1 1 1 1 1 1 1 1 1 0 0 ;
0 0 1 1 1 1 1 1 1 1 1 1 1 1 1 1 1 1 1 1 1 1 1 0 0 0 0 0 1 1 1 1 1 1 1 1 1 1 1 1 1 1 1 1 1 1 1 1 1 1 1 1 1 1 1 1 0 0 0 0 0 0 1 1 1 1 1 1 1 1 1 1 1 1 1 1 1 1 1 1 1 1 1 1 1 1 1 1 1 1 1 1 1 1 1 1 1 1 0 0 ;
0 0 1 1 1 1 1 1 1 1 1 1 1 1 1 1 1 1 1 1 1 1 1 0 0 0 0 0 1 1 1 1 1 1 1 1 1 1 1 1 1 1 1 1 1 1 1 1 1 1 1 1 1 1 1 1 0 0 0 0 0 0 1 1 1 1 1 1 1 1 1 1 1 1 1 1 1 1 1 1 1 1 1 1 1 1 1 1 1 1 1 1 1 1 1 1 1 1 0 0 ;
0 0 1 1 1 1 1 1 1 1 1 1 1 1 1 1 1 1 1 1 1 1 1 0 0 0 0 0 1 1 1 1 1 1 1 1 1 1 1 1 1 1 1 1 1 1 1 1 1 1 1 1 1 1 1 1 0 0 0 0 0 0 1 1 1 1 1 1 1 1 1 1 1 1 1 1 1 1 1 1 1 1 1 1 1 1 1 1 1 1 1 1 1 1 1 1 1 1 0 0 ;
0 0 1 1 1 1 1 1 1 1 1 1 1 1 1 1 1 1 1 1 1 1 1 0 0 0 0 0 1 1 1 1 1 1 1 1 1 1 1 1 1 1 1 1 1 1 1 1 1 1 1 1 1 1 1 1 0 0 0 0 0 0 1 1 1 1 1 1 1 1 1 1 1 1 1 1 1 1 1 1 1 1 1 1 1 1 1 1 1 1 1 1 1 1 1 1 1 1 0 0 ;
0 0 1 1 1 1 1 1 1 1 1 1 1 1 1 1 1 1 1 1 1 1 1 0 0 0 0 0 1 1 1 1 1 1 1 1 1 1 1 1 1 1 1 1 1 1 1 1 1 1 1 1 1 1 1 1 0 0 0 0 0 0 1 1 1 1 1 1 1 1 1 1 1 1 1 1 1 1 1 1 1 1 1 1 1 1 1 1 1 1 1 1 1 1 1 1 1 1 0 0 ;
0 0 1 1 1 1 1 1 1 1 1 1 1 1 1 1 1 1 1 1 1 1 1 0 0 0 0 0 1 1 1 1 1 1 1 1 1 1 1 1 1 1 1 1 1 1 1 1 1 1 1 1 1 1 1 1 0 0 0 0 0 0 1 1 1 1 1 1 1 1 1 1 1 1 1 1 1 1 1 1 1 1 1 1 1 1 1 1 1 1 1 1 1 1 1 1 1 1 0 0 ;
0 0 1 1 1 1 1 1 1 1 1 1 1 1 1 1 1 1 1 1 1 1 1 0 0 0 0 0 1 1 1 1 1 1 1 1 1 1 1 1 1 1 1 1 1 1 1 1 1 1 1 1 1 1 1 1 0 0 0 0 0 0 1 1 1 1 1 1 1 1 1 1 1 1 1 1 1 1 1 1 1 1 1 1 1 1 1 1 1 1 1 1 1 1 1 1 1 1 0 0 ;
0 0 1 1 1 1 1 1 1 1 1 1 1 1 1 1 1 1 1 1 1 1 1 0 0 0 0 0 1 1 1 1 1 1 1 1 1 1 1 1 1 1 1 1 1 1 1 1 1 1 1 1 1 1 1 1 0 0 0 0 0 0 1 1 1 1 1 1 1 1 1 1 1 1 1 1 1 1 1 1 1 1 1 1 1 1 1 1 1 1 1 1 1 1 1 1 1 1 0 0 ;
0 0 1 1 1 1 1 1 1 1 1 1 1 1 1 1 1 1 1 1 1 1 1 0 0 0 0 0 1 1 1 1 1 1 1 1 1 1 1 1 1 1 1 1 1 1 1 1 1 1 1 1 1 1 1 1 0 0 0 0 0 0 1 1 1 1 1 1 1 1 1 1 1 1 1 1 1 1 1 1 1 1 1 1 1 1 1 1 1 1 1 1 1 1 1 1 1 1 0 0 ;
0 0 1 1 1 1 1 1 1 1 1 1 1 1 1 1 1 1 1 1 1 1 1 0 0 0 0 0 1 1 1 1 1 1 1 1 1 1 1 1 1 1 1 1 1 1 1 1 1 1 1 1 1 1 1 1 0 0 0 0 0 0 1 1 1 1 1 1 1 1 1 1 1 1 1 1 1 1 1 1 1 1 1 1 1 1 1 1 1 1 1 1 1 1 1 1 1 1 0 0 ;
0 0 0 0 0 0 0 0 0 0 0 0 0 0 0 0 0 0 0 0 0 0 0 0 0 0 0 0 0 0 0 0 0 0 0 0 0 0 0 0 0 0 0 0 0 0 0 0 0 0 0 0 0 0 0 0 0 0 0 0 0 0 0 0 0 0 0 0 0 0 0 0 0 0 0 0 0 0 0 0 0 0 0 0 0 0 0 0 0 0 0 0 0 0 0 0 0 0 0 0 ;
0 0 0 0 0 0 0 0 0 0 0 0 0 0 0 0 0 0 0 0 0 0 0 0 0 0 0 0 0 0 0 0 0 0 0 0 0 0 0 0 0 0 0 0 0 0 0 0 0 0 0 0 0 0 0 0 0 0 0 0 0 0 0 0 0 0 0 0 0 0 0 0 0 0 0 0 0 0 0 0 0 0 0 0 0 0 0 0 0 0 0 0 0 0 0 0 0 0 0 0 ;
];
imshow(A);
axis on
hold on
title('Matrix: 100 x 100 From: (6,6) To: (93,93)');
xlabel('Width: 100');
ylabel('Height: 100');
X=[94,94,93,92,91,90,89,88,87,86,85,84,83,82,81,80,79,78,77,76,75,74,73,72,71,70,69,68,67,66,65,64,63,62,61,60,59,58,57,56,55,54,53,52,51,50,49,48,47,46,45,44,44,43,42,41,40,39,38,37,36,35,34,33,32,31,30,29,28,27,26,25,25,25,25,25,24,23,22,21,21,21,21,20,19,18,17,16,15,14,13,12,11,10,9,8,7,7];
Y=-[-94,-94,-93,-93,-93,-92,-92,-91,-91,-90,-90,-89,-89,-89,-88,-88,-87,-86,-85,-84,-83,-82,-81,-80,-79,-78,-77,-76,-75,-74,-73,-72,-71,-70,-69,-68,-67,-66,-65,-64,-63,-62,-61,-60,-59,-58,-57,-56,-55,-54,-53,-52,-51,-50,-49,-48,-47,-46,-45,-44,-43,-42,-41,-40,-39,-38,-37,-36,-35,-34,-33,-32,-31,-30,-29,-28,-27,-26,-25,-24,-23,-22,-21,-20,-19,-18,-17,-16,-15,-14,-13,-12,-11,-10,-9,-8,-7,-7];
hold on;
plot(X,Y,'r');
legend('127.723','Location','southoutside');
